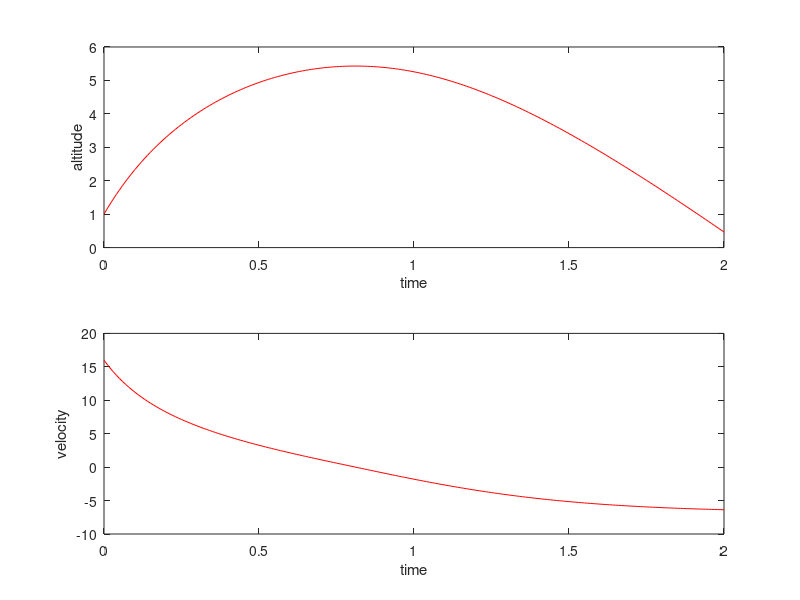

This chart was generated by the following MATLAB code:
% Badminton - 2nd order Runge-Kutta method
%%%%%%%%%%%%%%%%%%%%%%%%%%%%%%%%%%%%%%%%%%

clear
clc

% define parameters:
g = 9.8;
v_lim = 6.8;
m = 1;
alpha = m*g / v_lim^2;
z0 = 1;
v0 = 16;

% set variables:
t0 = 0;
tf = 2;
h = 0.01;

% define vectors:
t = [t0:h:tf]';
N = length(t);
z = zeros(N, 1);
v = zeros(N, 1);

% initial conditions:
z(1) = 1;
v(1) = 16;


% Run 2nd order Runge-Kutta:
% (this is essentially the same as what we had for Problem 3.1a)
for i=1:N-1
    
    % the derivatives of v and z at time t = t(i):
    r1v = -g - alpha * sign(v(i)) * (abs(v(i)))^2;
    r1z = v(i);
    
    % the derivatives of v and z at time t = t(i) + h/2:
    r2v = -g - alpha * sign(   v(i) + h/2 * r1v    ) * (abs(    v(i) + h/2 * r1v   ))^2;
    r2z = v(i) + h/2 * r1v;
    
    % calculate v(i+1) and z(i+1) using r2v and r2z:
    v(i+1) = v(i) + h * r2v;
    z(i+1) = z(i) + h * r2z;
        
end

% do plotting:

subplot(2,1,1)
plot(t, z, 'r-');
hold on
xlabel('time');
ylabel('altitude');

subplot(2,1,2)
plot(t, v, 'r-');
hold on
xlabel('time');
ylabel('velocity');






